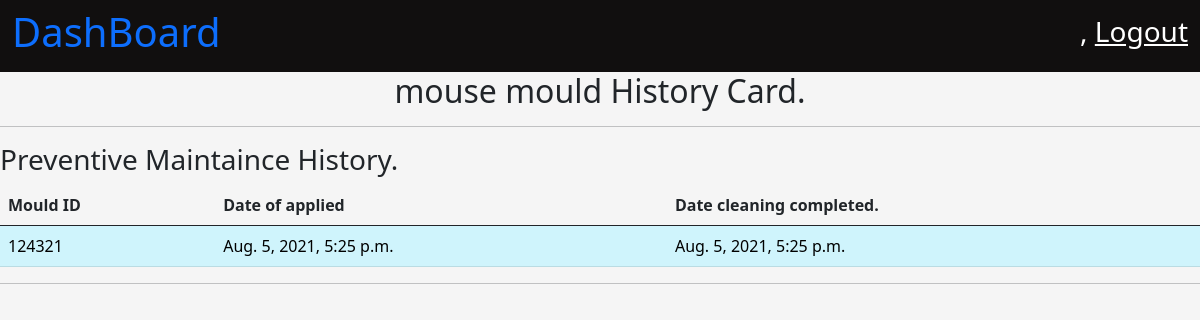
The app's page /quality/historyCard/124321, older data.
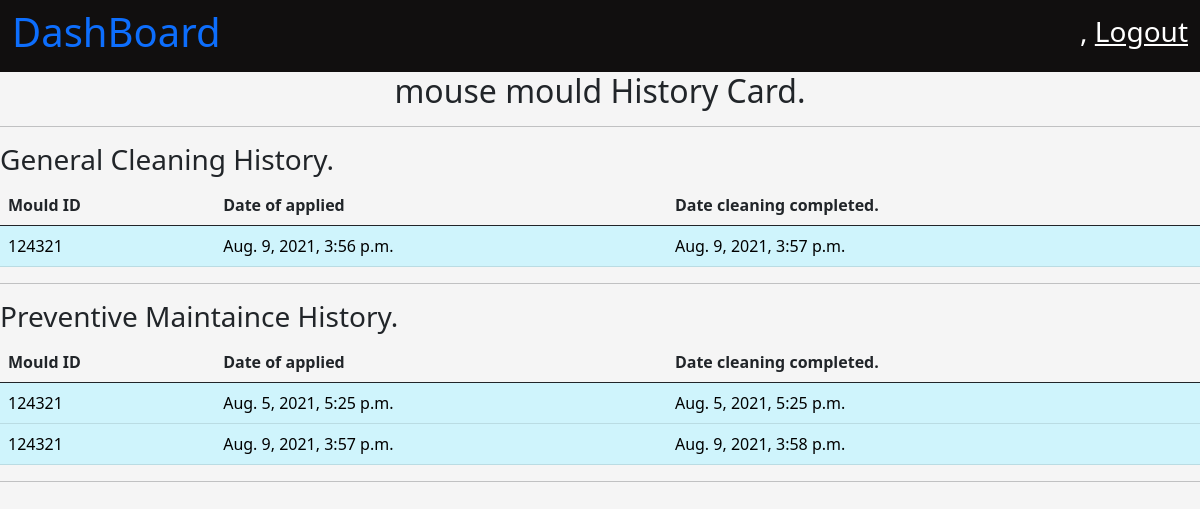
The same page, newer data.
### mould/models.py (models this page shows, shortened)
class PreventiveMaintainceArchive(models.Model):
    mould_id = models.ForeignKey(Mould, related_name='mould_pm_data', on_delete=models.CASCADE)
    date_applied_for_maitaince = models.DateTimeField(null = True)
    date_of_get_back_from_cleaning = models.DateTimeField(auto_now_add=True)
    comment = models.CharField(max_length=200)

class Mould(models.Model):
    mould_id = models.IntegerField(primary_key=True)
    mould_name = models.CharField(max_length=200)
    cavity_number = models.IntegerField()
    registered_date = models.DateTimeField(auto_now_add=True)
    registered_by = models.ForeignKey(User, on_delete=models.PROTECT)
    general_maintaince_cleaning_threshold_value = models.IntegerField()
    preventive_maintaince_clearning_thresold_value = models.IntegerField()
    tool_life = models.IntegerField()
    present_count = models.IntegerField()
    moud_desc = models.CharField(max_length=100)
    order_number = models.CharField(max_length=100)
    raw_material = models.CharField(max_length=100)
    part_weight = models.FloatField()
    runner_weight = models.FloatField()
    tonnage = models.FloatField()
    cycle_time = models.FloatField()
    number_of_shots_per_day = models.IntegerField()
    def __str__(self):
        return str(self.mould_id)

class GeneralClearningArchieve(models.Model):
    mould_id = models.ForeignKey(Mould, related_name='mould_gc_history', on_delete=models.CASCADE)
    date_applied_for_cleaning = models.DateTimeField(null=True)
    date_get_back_from_cleaning = models.DateTimeField(auto_now_add=True)
    comment = models.CharField(max_length=200) # any comment.

### MouldQuality/views.py (the view)
# urls.py: path('historyCard/<int:mould_id>', views.mold_history_card),
def mold_history_card(request, mould_id):
    context = {}
    context['mould_data'] = Mould.objects.get(mould_id = mould_id)
    context['GEN_CLEAN_DATA'] = GeneralClearningArchieve.objects.filter(mould_id = Mould.objects.get(mould_id = mould_id))
    context['P_MAIN_DATA'] = PreventiveMaintainceArchive.objects.filter(mould_id= Mould.objects.get(mould_id = mould_id))
    context['DAMAGE_DATA'] = MouldDamageArchive.objects.filter(mould_id = Mould.objects.get(mould_id = mould_id))
    if len(context['GEN_CLEAN_DATA']) != 0:
        context['G_CLEAN'] = True
    if len(context['P_MAIN_DATA']) != 0:
        context['P_MAIN'] = True
    if len(context['DAMAGE_DATA']) != 0:
        context['DAMAGE'] = True
    print(context['GEN_CLEAN_DATA'])
    return render(request, 'quality/mould_history_card.html', context) # return history card.

### MouldQuality/templates/quality/mould_history_card.html (shortened to what this page needs)
{% extends 'base.html' %}
{% load static %}
{% block title %}
    <link
        rel="stylesheet"
        href="{% static 'css/mould_reg.css' %}" >
{% endblock %}
{% block body_content %}
    <nav
        class="navbar navbar-light dashboard_nav">
        <div class="container-fluid dashboard_nav">
            <p class="h1 dashboard_title">
                <a href="{% url 'homePage' %}" style="text-decoration:None;">
                  DashBoard
                </a>
            </p>
            <div class="user_data">
                <p class="h3">
                    {{ request.user.first_name }},
                    <a href="{% url 'userLogout' %}">
                        Logout
                    </a>
                </p>
            </div>
        </div>
    </nav>
    <p class="h2" style="text-align:center;">
        {{ mould_data.mould_name }} History Card.
    </p>
    <hr />
    {% if G_CLEAN %}
        <div>
            <p class="h3">
                General Cleaning History.
            </p>
            <table class="table">
                <thead>
                    <th class="col">
                            Mould ID
                    </th>
                    <th class="col">
                        Date of applied
                    </th>
                    <th class="col">
                        Date cleaning completed.
                    </th>
                </thead>
                <tbody>
                {% for entry in GEN_CLEAN_DATA %}
                    <tr class="table-info">
                        <td>
                            {{ entry.mould_id }}
                        </td>
                        <td>
                            {{ entry.date_applied_for_cleaning }}
                        </td>
                        <td>
                            {{ entry.date_get_back_from_cleaning }}
                        </td>
                    </tr>
                {% endfor %}
                </tbody>
            </table>
        </div>
    <hr />
    {% endif %}
    {% if P_MAIN %}
            <div>
            <p class="h3">
                Preventive Maintaince History.
            </p>
            <table class="table">
                <thead>
                    <th class="col">
                            Mould ID
                    </th>
                    <th class="col">
                        Date of applied
                    </th>
                    <th class="col">
                        Date cleaning completed.
                    </th>
                </thead>
                <tbody>
                {% for entry in P_MAIN_DATA %}
                    <tr class="table-info">
                        <td>
                            {{ entry.mould_id }}
                        </td>
                        <td>
                            {{ entry.date_applied_for_maitaince }}
                        </td>
                        <td>
                            {{ entry.date_of_get_back_from_cleaning }}
                        </td>
                    </tr>
                {% endfor %}
                </tbody>
            </table>
        </div>
    <hr />
    {% endif %}
{% endblock %}

Row changes from the older to the newer data that the page shows:
added GeneralClearningArchieve: mould_id "124321", date_applied_for_cleaning "Aug. 9, 2021, 3:56 p.m.", date_get_back_from_cleaning "Aug. 9, 2021, 3:57 p.m."
added PreventiveMaintainceArchive: mould_id "124321", date_applied_for_maitaince "Aug. 9, 2021, 3:57 p.m.", date_of_get_back_from_cleaning "Aug. 9, 2021, 3:58 p.m."
Text that changed along with them:
text now shown: "General Cleaning History. Mould ID Date of applied Date cleaning completed."
